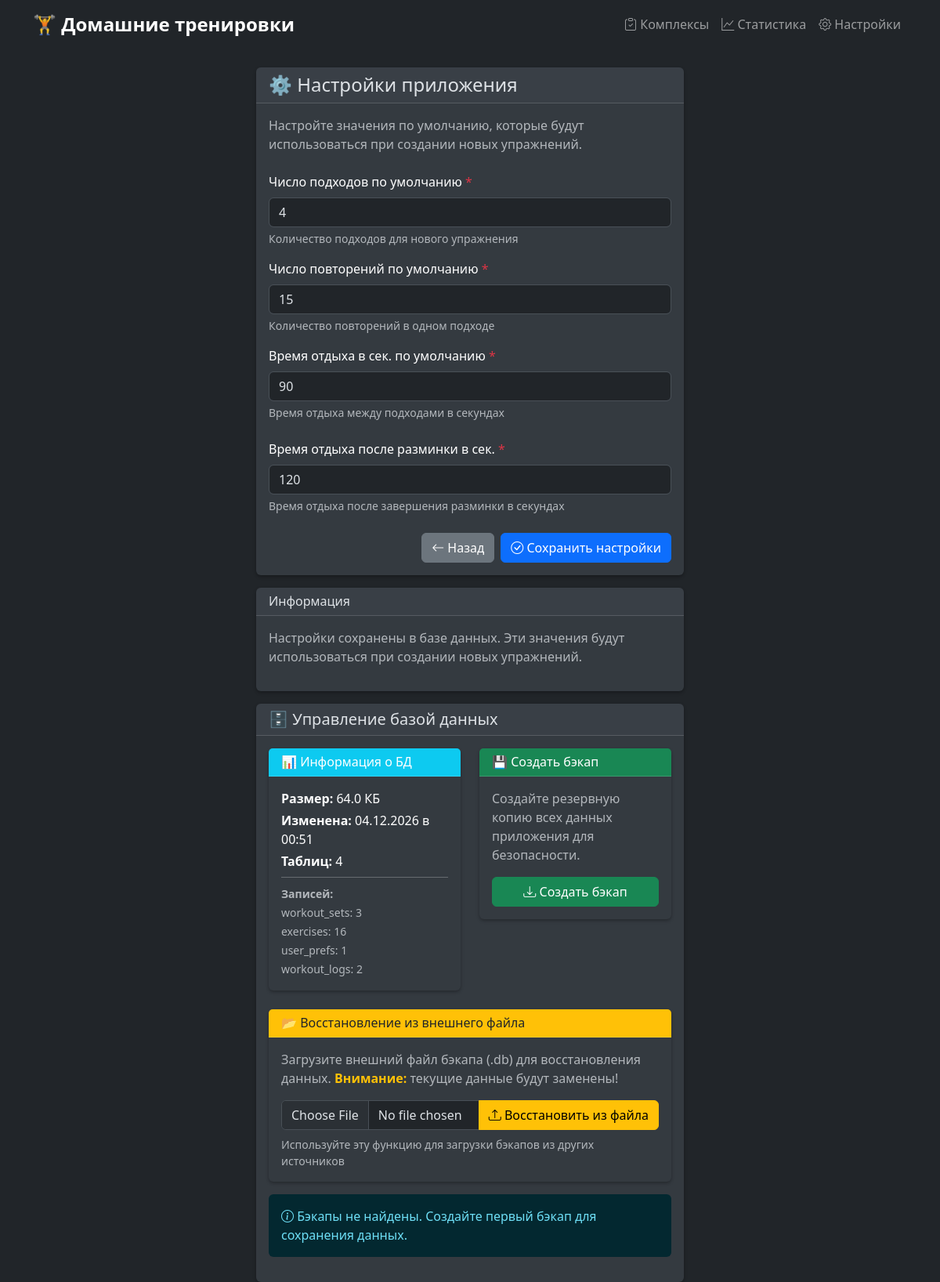
The page /settings on the database its author committed.
### tables this page shows
CREATE TABLE user_prefs (
            code TEXT PRIMARY KEY,
            default_repeat_count INTEGER NOT NULL DEFAULT 10,
            default_round_count INTEGER NOT NULL DEFAULT 3,
            default_rest_seconds INTEGER NOT NULL DEFAULT 60,
            timer_sound TEXT DEFAULT 'default',
            notifications_enabled BOOLEAN NOT NULL DEFAULT TRUE
        , default_warmup_rest_seconds INTEGER NOT NULL DEFAULT 120);

### app.py (the view)
@app.route('/settings')
def settings():
    prefs = UserPrefsModel.get_first()
    db_info = DatabaseManager.get_database_info()
    backups = DatabaseManager.list_backups()
    return render_template('settings.html', prefs=prefs, db_info=db_info, backups=backups)

### templates/settings.html (shortened to what this page needs)
{% extends "base.html" %}
{% block content %}
<div class="row justify-content-center">
    <div class="col-md-8 col-lg-6">
        <div class="card">
            <div class="card-header">
                <h4 class="mb-0">⚙️ Настройки приложения</h4>
            </div>
            <div class="card-body">
                <form method="POST" action="{{ url_for('settings_save') }}">
                    <p class="text-muted mb-4">
                        Настройте значения по умолчанию, которые будут использоваться при создании новых упражнений.
                    </p>
                    <div class="mb-3">
                        <label for="default_round_count" class="form-label">
                            Число подходов по умолчанию <span class="text-danger">*</span>
                        </label>
                        <input type="number"
                               class="form-control"
                               id="default_round_count"
                               name="default_round_count"
                               value="{{ prefs.default_round_count if prefs else 3 }}"
                               min="1"
                               max="99"
                               required>
                        <div class="form-text">Количество подходов для нового упражнения</div>
                    </div>
                    <div class="mb-3">
                        <label for="default_repeat_count" class="form-label">
                            Число повторений по умолчанию <span class="text-danger">*</span>
                        </label>
                        <input type="number"
                               class="form-control"
                               id="default_repeat_count"
                               name="default_repeat_count"
                               value="{{ prefs.default_repeat_count if prefs else 10 }}"
                               min="1"
                               max="999"
                               required>
                        <div class="form-text">Количество повторений в одном подходе</div>
                    </div>
                    <div class="mb-4">
                        <label for="default_rest_seconds" class="form-label">
                            Время отдыха в сек. по умолчанию <span class="text-danger">*</span>
                        </label>
                        <input type="number"
                               class="form-control"
                               id="default_rest_seconds"
                               name="default_rest_seconds"
                               value="{{ prefs.default_rest_seconds if prefs else 60 }}"
                               min="0"
                               max="9999"
                               required>
                        <div class="form-text">Время отдыха между подходами в секундах</div>
                    </div>
                    <div class="mb-4">
                        <label for="default_warmup_rest_seconds" class="form-label">
                            Время отдыха после разминки в сек. <span class="text-danger">*</span>
                        </label>
                        <input type="number"
                               class="form-control"
                               id="default_warmup_rest_seconds"
                               name="default_warmup_rest_seconds"
                               value="{{ prefs.default_warmup_rest_seconds if prefs else 120 }}"
                               min="0"
                               max="9999"
                               required>
                        <div class="form-text">Время отдыха после завершения разминки в секундах</div>
                    </div>
                    <div class="d-grid gap-2 d-md-flex justify-content-md-end">
                        <a href="{{ url_for('index') }}" class="btn btn-secondary">
                            <i class="bi bi-arrow-left"></i> Назад
                        </a>
                        <button type="submit" class="btn btn-primary">
                            <i class="bi bi-check-circle"></i> Сохранить настройки
                        </button>
                    </div>
                </form>
            </div>
        </div>
        {% if prefs %}
        <div class="card mt-3">
            <div class="card-header">
                <h6 class="mb-0">Информация</h6>
            </div>
            <div class="card-body">
                <p class="text-muted">
                    Настройки сохранены в базе данных. Эти значения будут использоваться при создании новых упражнений.
                </p>
            </div>
        </div>
        {% endif %}
        <div class="card mt-3">
            <div class="card-header">
                <h5 class="mb-0">🗄️ Управление базой данных</h5>
            </div>
            <div class="card-body">
                {% if db_info.exists %}
                <div class="row mb-4">
                    <div class="col-md-6">
                        <div class="card border-info">
                            <div class="card-header bg-info text-white">
                                <h6 class="mb-0">📊 Информация о БД</h6>
                            </div>
                            <div class="card-body">
                                <p class="mb-1">
                                    <strong>Размер:</strong>
                                    {% if db_info.size < 1024 %}
                                        {{ db_info.size }} байт
                                    {% elif db_info.size < 1024*1024 %}
                                        {{ "%.1f"|format(db_info.size/1024) }} КБ
                                    {% else %}
                                        {{ "%.1f"|format(db_info.size/(1024*1024)) }} МБ
                                    {% endif %}
                                </p>
                                <p class="mb-1">
                                    <strong>Изменена:</strong>
                                    {{ db_info.modified.strftime('%d.%m.%Y в %H:%M') }}
                                </p>
                                <p class="mb-0">
                                    <strong>Таблиц:</strong> {{ db_info.tables_count }}
                                </p>
                                {% if db_info.records_count %}
                                <hr class="my-2">
                                <small class="text-muted">
                                    <strong>Записей:</strong><br>
                                    {% for table, count in db_info.records_count.items() %}
                                        {{ table }}: {{ count }}<br>
                                    {% endfor %}
                                </small>
                                {% endif %}
                            </div>
                        </div>
                    </div>
                    <div class="col-md-6">
                        <div class="card border-success">
                            <div class="card-header bg-success text-white">
                                <h6 class="mb-0">💾 Создать бэкап</h6>
                            </div>
                            <div class="card-body">
                                <p class="text-muted mb-3">
                                    Создайте резервную копию всех данных приложения для безопасности.
                                </p>
                                <form method="POST" action="{{ url_for('backup_create') }}"
                                      onsubmit="return confirm('Создать бэкап базы данных?')">
                                    <button type="submit" class="btn btn-success w-100">
                                        <i class="bi bi-download"></i> Создать бэкап
                                    </button>
                                </form>
                            </div>
                        </div>
                    </div>
                </div>
                {% else %}
                <div class="alert alert-warning" role="alert">
                    <i class="bi bi-exclamation-triangle"></i>
                    База данных не найдена. Создайте комплекс упражнений для инициализации БД.
                </div>
                {% endif %}
                <div class="card border-warning mb-3">
                    <div class="card-header bg-warning text-dark">
                        <h6 class="mb-0">📂 Восстановление из внешнего файла</h6>
                    </div>
                    <div class="card-body">
                        <p class="text-muted mb-3">
                            Загрузите внешний файл бэкапа (.db) для восстановления данных.
                            <strong class="text-warning">Внимание:</strong> текущие данные будут заменены!
                        </p>
                        <form method="POST" action="{{ url_for('backup_restore') }}"
                              enctype="multipart/form-data"
                              onsubmit="return confirm('ВНИМАНИЕ! Это заменит все текущие данные. Продолжить?')">
                            <div class="input-group">
                                <input type="file"
                                       class="form-control"
                                       name="backup_file"
                                       accept=".db"
                                       required>
                                <button type="submit" class="btn btn-warning">
                                    <i class="bi bi-upload"></i> Восстановить из файла
                                </button>
                            </div>
                            <div class="form-text mt-2">
                                Используйте эту функцию для загрузки бэкапов из других источников
                            </div>
                        </form>
                    </div>
                </div>
                {% if backups %}
                <div class="card border-secondary">
                    <div class="card-header">
                        <h6 class="mb-0">📋 Доступные бэкапы ({{ backups|length }})</h6>
                    </div>
                    <div class="card-body">
                        <div class="table-responsive">
                            <table class="table table-sm table-hover">
                                <thead>
                                    <tr>
                                        <th>Дата создания</th>
                                        <th>Размер</th>
                                        <th>Действия</th>
                                    </tr>
                                </thead>
                                <tbody>
                                    {% for backup in backups %}
                                    <tr>
                                        <td>
                                            <span class="fw-bold">{{ backup.modified.strftime('%d.%m.%Y') }}</span><br>
                                            <small class="text-muted">{{ backup.modified.strftime('%H:%M:%S') }}</small>
                                        </td>
                                        <td>
                                            {% if backup.size < 1024 %}
                                                {{ backup.size }} байт
                                            {% elif backup.size < 1024*1024 %}
                                                {{ "%.1f"|format(backup.size/1024) }} КБ
                                            {% else %}
                                                {{ "%.1f"|format(backup.size/(1024*1024)) }} МБ
                                            {% endif %}
                                        </td>
                                        <td>
                                            <div class="btn-group btn-group-sm" role="group">
                                                <form method="POST"
                                                      action="{{ url_for('backup_restore_from_existing', filename=backup.filename) }}"
                                                      style="display: inline;"
                                                      onsubmit="return confirm('Восстановить БД из бэкапа {{ backup.filename }}? Текущие данные будут заменены!')">
                                                    <button type="submit" class="btn btn-outline-success" title="Восстановить из этого бэкапа">
                                                        <i class="bi bi-arrow-clockwise"></i>
                                                    </button>
                                                </form>
                                                <a href="{{ url_for('backup_download', filename=backup.filename) }}"
                                                   class="btn btn-outline-primary" title="Скачать бэкап">
                                                    <i class="bi bi-download"></i>
                                                </a>
                                                <form method="POST"
                                                      action="{{ url_for('backup_delete', filename=backup.filename) }}"
                                                      style="display: inline;"
                                                      onsubmit="return confirm('Удалить бэкап {{ backup.filename }}?')">
                                                    <button type="submit" class="btn btn-outline-danger" title="Удалить бэкап">
                                                        <i class="bi bi-trash"></i>
                                                    </button>
                                                </form>
                                            </div>
                                        </td>
                                    </tr>
                                    {% endfor %}
                                </tbody>
                            </table>
                        </div>
                        <div class="mt-3">
                            <small class="text-muted">
                                <i class="bi bi-info-circle"></i>
                                <strong>Подсказка:</strong>
                                <i class="bi bi-arrow-clockwise text-success"></i> - восстановить,
                                <i class="bi bi-download text-primary"></i> - скачать,
                                <i class="bi bi-trash text-danger"></i> - удалить
                            </small>
                        </div>
                    </div>
                </div>
                {% else %}
                <div class="alert alert-info" role="alert">
                    <i class="bi bi-info-circle"></i>
                    Бэкапы не найдены. Создайте первый бэкап для сохранения данных.
                </div>
                {% endif %}
            </div>
        </div>
    </div>
</div>
{% endblock %}

### rows shown on the page
user_prefs: default_round_count "4", default_repeat_count "15", default_rest_seconds "90", default_warmup_rest_seconds "120"

### other values the page prints
{{ "%.1f"|format(db_info.size/1024) }} "64.0"
{{ db_info.modified.strftime('%d.%m.%Y в %H:%M') }} "04.12.2026 в 00:51"
{{ db_info.tables_count }} "4"
{{ table }} "workout_sets" "exercises" "user_prefs" "workout_logs"
{{ count }} "3" "16" "1" "2"
